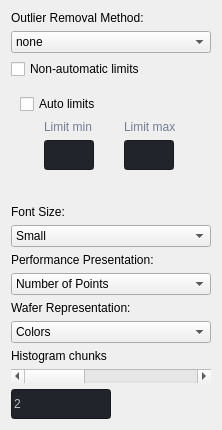
                  <widget class="QWidget" name="configuration_estepa">
                   <layout class="QVBoxLayout" name="verticalLayout_config_estepa">
                    <item>
                     <widget class="QLabel" name="Outliner_2">
                      <property name="maximumSize">
                       <size>
                        <width>400</width>
                        <height>20</height>
                       </size>
                      </property>
                      <property name="styleSheet">
                       <string notr="true"/>
                      </property>
                      <property name="text">
                       <string>Outlier Removal Method:</string>
                      </property>
                     </widget>
                    </item>
                    <item>
                     <widget class="QComboBox" name="cmbOutlinerMethod">
                      <property name="editable">
                       <bool>false</bool>
                      </property>
                      <property name="minimumContentsLength">
                       <number>0</number>
                      </property>
                      <item>
                       <property name="text">
                        <string>none</string>
                       </property>
                      </item>
                      <item>
                       <property name="text">
                        <string>f-spread</string>
                       </property>
                      </item>
                      <item>
                       <property name="text">
                        <string>k-sigma</string>
                       </property>
                      </item>
                     </widget>
                    </item>
                    <item>
                     <widget class="QCheckBox" name="chkNonAutomaticLimits">
                      <property name="text">
                       <string>Non-automatic limits</string>
                      </property>
                     </widget>
                    </item>
                    <item>
                     <widget class="QStackedWidget" name="optionsNonAutomatic">
                      <property name="minimumSize">
                       <size>
                        <width>200</width>
                        <height>20</height>
                       </size>
                      </property>
                      <property name="maximumSize">
                       <size>
                        <width>200</width>
                        <height>100</height>
                       </size>
                      </property>
                      <property name="currentIndex">
                       <number>1</number>
                      </property>
                      <widget class="QWidget" name="config_Automatic"/>
                      <widget class="QWidget" name="config_nonAutomatic">
                       <layout class="QVBoxLayout" name="verticalLayout_44">
                        <item>
                         <widget class="QCheckBox" name="chkGetAutoLimits">
                          <property name="text">
                           <string>Auto limits</string>
                          </property>
                         </widget>
                        </item>
                        <item>
                         <layout class="QGridLayout" name="gridLayout_8">
                          <item row="0" column="1">
                           <widget class="QLabel" name="labelVersion_55">
                            <property name="maximumSize">
                             <size>
                              <width>200</width>
                              <height>20</height>
                             </size>
                            </property>
                            <property name="styleSheet">
                             <string notr="true">color: rgb(113, 126, 149);</string>
                            </property>
                            <property name="lineWidth">
                             <number>1</number>
                            </property>
                            <property name="text">
                             <string>Limit max</string>
                            </property>
                            <property name="alignment">
                             <set>Qt::AlignLeading|Qt::AlignLeft|Qt::AlignVCenter</set>
                            </property>
                           </widget>
                          </item>
                          <item row="0" column="0">
                           <widget class="QLabel" name="labelVersion_56">
                            <property name="maximumSize">
                             <size>
                              <width>200</width>
                              <height>20</height>
                             </size>
                            </property>
                            <property name="styleSheet">
                             <string notr="true">color: rgb(113, 126, 149);</string>
                            </property>
                            <property name="lineWidth">
                             <number>1</number>
                            </property>
                            <property name="text">
                             <string>Limit min</string>
                            </property>
                            <property name="alignment">
                             <set>Qt::AlignLeading|Qt::AlignLeft|Qt::AlignVCenter</set>
                            </property>
                           </widget>
                          </item>
                          <item row="1" column="0">
                           <widget class="QLineEdit" name="txtLimitMin">
                            <property name="enabled">
                             <bool>true</bool>
                            </property>
                            <property name="minimumSize">
                             <size>
                              <width>50</width>
                              <height>30</height>
                             </size>
                            </property>
                            <property name="maximumSize">
                             <size>
                              <width>50</width>
                              <height>30</height>
                             </size>
                            </property>
                            <property name="styleSheet">
                             <string notr="true">background-color: rgb(33, 37, 43);</string>
                            </property>
                            <property name="text">
                             <string/>
                            </property>
                            <property name="placeholderText">
                             <string/>
                            </property>
                           </widget>
                          </item>
                          <item row="1" column="1">
                           <widget class="QLineEdit" name="txtLimitMax">
                            <property name="enabled">
                             <bool>true</bool>
                            </property>
                            <property name="minimumSize">
                             <size>
                              <width>50</width>
                              <height>30</height>
                             </size>
                            </property>
                            <property name="maximumSize">
                             <size>
                              <width>50</width>
                              <height>30</height>
                             </size>
                            </property>
                            <property name="styleSheet">
                             <string notr="true">background-color: rgb(33, 37, 43);</string>
                            </property>
                            <property name="text">
                             <string/>
                            </property>
                            <property name="placeholderText">
                             <string/>
                            </property>
                           </widget>
                          </item>
                         </layout>
                        </item>
                       </layout>
                      </widget>
                     </widget>
                    </item>
                    <item>
                     <spacer name="verticalSpacer_estepa">
                      <property name="orientation">
                       <enum>Qt::Vertical</enum>
                      </property>
                      <property name="sizeType">
                       <enum>QSizePolicy::Fixed</enum>
                      </property>
                      <property name="sizeHint" stdset="0">
                       <size>
                        <width>20</width>
                        <height>20</height>
                       </size>
                      </property>
                     </spacer>
                    </item>
                    <item>
                     <widget class="QLabel" name="Font_2">
                      <property name="maximumSize">
                       <size>
                        <width>400</width>
                        <height>16777215</height>
                       </size>
                      </property>
                      <property name="styleSheet">
                       <string notr="true"/>
                      </property>
                      <property name="text">
                       <string>Font Size:</string>
                      </property>
                     </widget>
                    </item>
                    <item>
                     <widget class="QComboBox" name="cmbFontSize">
                      <property name="editable">
                       <bool>false</bool>
                      </property>
                      <property name="minimumContentsLength">
                       <number>0</number>
                      </property>
                      <item>
                       <property name="text">
                        <string>Small</string>
                       </property>
                      </item>
                      <item>
                       <property name="text">
                        <string>Big</string>
                       </property>
                      </item>
                     </widget>
                    </item>
                    <item>
                     <widget class="QLabel" name="Performance_2">
                      <property name="maximumSize">
                       <size>
                        <width>400</width>
                        <height>16777215</height>
                       </size>
                      </property>
                      <property name="styleSheet">
                       <string notr="true"/>
                      </property>
                      <property name="text">
                       <string>Performance Presentation:</string>
                      </property>
                     </widget>
                    </item>
                    <item>
                     <widget class="QComboBox" name="cmbPerformancePresentation">
                      <property name="editable">
                       <bool>false</bool>
                      </property>
                      <property name="minimumContentsLength">
                       <number>0</number>
                      </property>
                      <item>
                       <property name="text">
                        <string>Number of Points</string>
                       </property>
                      </item>
                      <item>
                       <property name="text">
                        <string>Percentage</string>
                       </property>
                      </item>
                     </widget>
                    </item>
                    <item>
                     <widget class="QLabel" name="Wafer_2">
                      <property name="maximumSize">
                       <size>
                        <width>400</width>
                        <height>16777215</height>
                       </size>
                      </property>
                      <property name="styleSheet">
                       <string notr="true"/>
                      </property>
                      <property name="text">
                       <string>Wafer Representation:</string>
                      </property>
                     </widget>
                    </item>
                    <item>
                     <widget class="QComboBox" name="cmbWaferRepresentation">
                      <property name="editable">
                       <bool>false</bool>
                      </property>
                      <property name="minimumContentsLength">
                       <number>0</number>
                      </property>
                      <item>
                       <property name="text">
                        <string>Colors</string>
                       </property>
                      </item>
                      <item>
                       <property name="text">
                        <string>Gravity centers</string>
                       </property>
                      </item>
                      <item>
                       <property name="text">
                        <string>Letters</string>
                       </property>
                      </item>
                     </widget>
                    </item>
                    <item>
                     <widget class="QLabel" name="HistogramTextLabel">
                      <property name="text">
                       <string>Histogram chunks</string>
                      </property>
                     </widget>
                    </item>
                    <item>
                     <widget class="QScrollBar" name="scrollHistogramChunks">
                      <property name="styleSheet">
                       <string notr="true"> QScrollBar:vertical { background: rgb(52, 59, 72); }\n QScrollBar:horizontal { background: rgb(52, 59, 72); }</string>
                      </property>
                      <property name="minimum">
                       <number>2</number>
                      </property>
                      <property name="maximum">
                       <number>21</number>
                      </property>
                      <property name="singleStep">
                       <number>1</number>
                      </property>
                      <property name="value">
                       <number>2</number>
                      </property>
                      <property name="orientation">
                       <enum>Qt::Horizontal</enum>
                      </property>
                     </widget>
                    </item>
                    <item>
                     <widget class="QLineEdit" name="txtHistogramChunks">
                      <property name="enabled">
                       <bool>false</bool>
                      </property>
                      <property name="minimumSize">
                       <size>
                        <width>100</width>
                        <height>30</height>
                       </size>
                      </property>
                      <property name="maximumSize">
                       <size>
                        <width>100</width>
                        <height>30</height>
                       </size>
                      </property>
                      <property name="styleSheet">
                       <string notr="true">background-color: rgb(33, 37, 43);</string>
                      </property>
                      <property name="text">
                       <string>2</string>
                      </property>
                      <property name="placeholderText">
                       <string/>
                      </property>
                     </widget>
                    </item>
                   </layout>
                  </widget>
